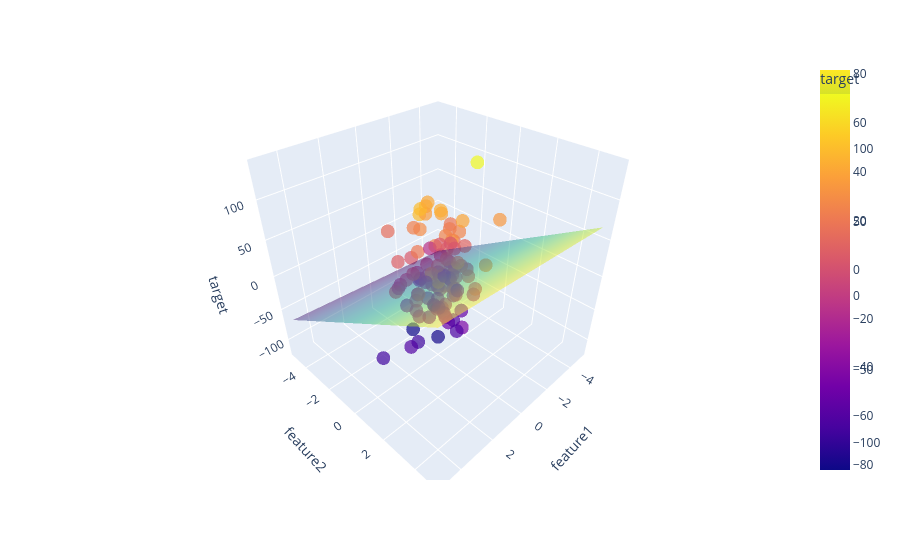

Notebook source saved alongside this figure:
### Code cell
fig = px.scatter_3d(df, x='feature1', y='feature2', z='target', color='target', opacity=0.7)

fig.add_trace(go.Surface(x=x, y=y, z=z, colorscale='Viridis', opacity=0.5))

fig.show()
